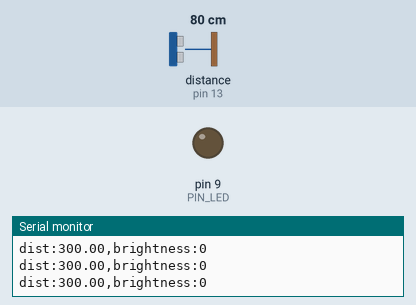
Simulated run of this sketch. Board: Arduino Uno, built with avr-gcc and run on an emulated ATmega328P. Shown: output pins drawn as LEDs (lit = HIGH), the last lines printed to the serial monitor. Wiring (inferred from the names in the program): ultrasonic range finder: trigger pin 12; echo pin 13. Inputs (shaded band) come from the test bench; at power-on: distance to the obstacle (sensor on pin 13) 80 cm. The echo pulse lasts 58.3 µs per cm; pins used as bus, display or sensor lines are not drawn.

Above: at 1.2 s.
1.3 s: distance to the obstacle (sensor on pin 13) set to 2 cm
At 2.0 s:
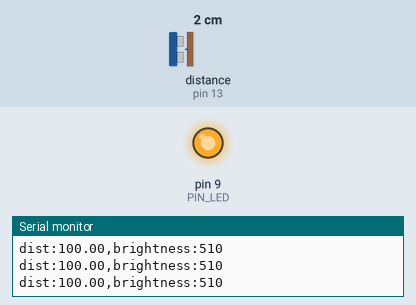
Timing chart, 0 to 4.3 s (numbered marks = the images above; inputs shaded):
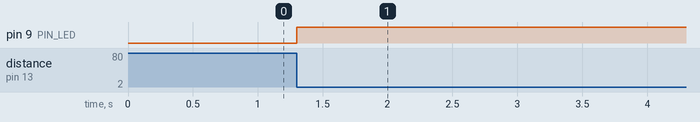

The sketch:

08_example_2.ino
```cpp
// Arduino pin assignment
#define PIN_LED  9
#define PIN_TRIG 12
#define PIN_ECHO 13

// configurable parameters
#define SND_VEL 346.0     // sound velocity at 24 celsius degree (unit: m/sec)
#define INTERVAL 25       // sampling interval (unit: msec)
#define PULSE_DURATION 10 // ultra-sound Pulse Duration (unit: usec)
#define _DIST_MIN 100     // minimum distance to be measured (unit: mm)
#define _DIST_MAX 300     // maximum distance to be measured (unit: mm)

#define TIMEOUT ((INTERVAL / 2) * 1000.0) // maximum echo waiting time (unit: usec)
#define SCALE (0.001 * 0.5 * SND_VEL)     // coefficent to convert duration to distance

// global variables
unsigned long last_sampling_time;   // unit: msec

void setup() {
  // initialize GPIO pins
  pinMode(PIN_LED,OUTPUT);
  pinMode(PIN_TRIG,OUTPUT);
  pinMode(PIN_ECHO,INPUT);
  digitalWrite(PIN_TRIG, LOW);

  // initialize serial port
  Serial.begin(57600);
}

void loop() {
  float dist;

  // wait until next sampling time.
  // millis() returns the number of milliseconds since the program started.
  //    will overflow after 50 days.
  if (millis() < last_sampling_time + INTERVAL)
    return;

  // get a distance reading from the USS
  dist = USS_measure(PIN_TRIG,PIN_ECHO);

  if (dist > _DIST_MAX) {
    dist = _DIST_MAX;
  }
  if (dist < _DIST_MIN) {
    dist = _DIST_MIN;
  }

  float b;
  if(b <= 200) b = (_DIST_MAX - dist) * 2.55;
  else b = (dist - _DIST_MIN) * 2.55;
  if(b > 1e-5) analogWrite(PIN_LED, (int)b);

  // output the distance to the serial port
  Serial.print("dist:");  Serial.print(dist);
  Serial.print(",brightness:");  Serial.print((int)b);
  Serial.println("");

  // do something here

  // update last sampling time
  last_sampling_time += INTERVAL;
}

// get a distance reading from USS. return value is in millimeter.
float USS_measure(int TRIG, int ECHO)
{
  digitalWrite(TRIG, HIGH);
  delayMicroseconds(PULSE_DURATION);
  digitalWrite(TRIG, LOW);

  return pulseIn(ECHO, HIGH, TIMEOUT) * SCALE; // unit: mm

  // Pulse duration to distance conversion example (target distance = 17.3m)
  // - pulseIn(ECHO, HIGH, timeout) returns microseconds (음파의 왕복 시간)
  // - 편도 거리 = (pulseIn() / 1,000,000) * SND_VEL / 2 (미터 단위)
  //   mm 단위로 하려면 * 1,000이 필요 ==>  SCALE = 0.001 * 0.5 * SND_VEL
  //
  // - 예, pusseIn()이 100,000 이면 (= 0.1초, 왕복 거리 34.6m)
  //        = 100,000 micro*sec * 0.001 milli/micro * 0.5 * 346 meter/sec
  //        = 100,000 * 0.001 * 0.5 * 346
  //        = 17,300 mm  ==> 17.3m
}
```

Measured:
- after the input at 1.3 s, pin 9 (PIN_LED): LOW → HIGH at once
